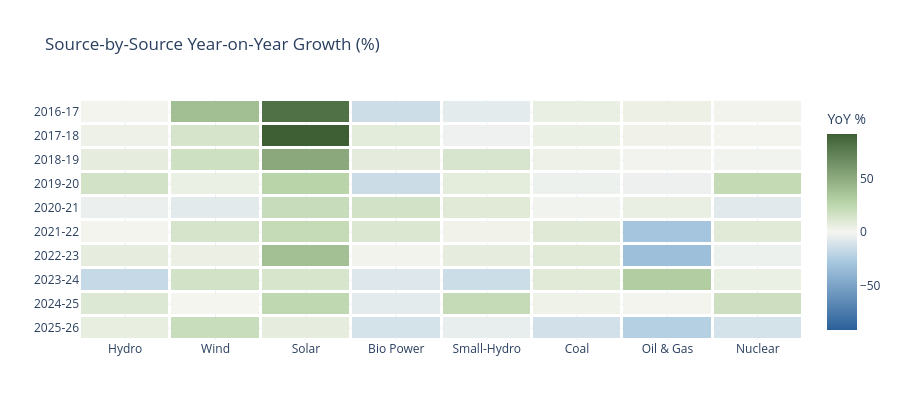

The notebook cell saved with this chart:
### Code cell
all_sources = ["Hydro","Wind","Solar","Bio Power","Small-Hydro","Coal","Oil & Gas","Nuclear"]
pivot = df_gen.set_index("Year")[all_sources]
heat  = (pivot.pct_change() * 100).iloc[1:].round(1)

fig_heat = go.Figure(data=go.Heatmap(
    z=heat.values,
    x=heat.columns.tolist(),
    y=heat.index.tolist(),
    colorscale=[
        [0.0,  "#2A6099"], [0.35, "#A8C8E0"],
        [0.5,  "#F5F5F0"], [0.65, "#B8D4A8"], [1.0,  "#3E5F34"]
    ],
    zmid=0,
    colorbar=dict(title=dict(text="YoY %")),
    hovertemplate="Source: %{x}<br>Year: %{y}<br>Growth: %{z:.1f}%<extra></extra>",
    xgap=3, ygap=3,
))
fig_heat.update_layout(
    title="Source-by-Source Year-on-Year Growth (%)",
    template="plotly_white", height=420,
    yaxis=dict(autorange="reversed")
)
fig_heat.show()

### Figure 1 — Plotly figure (JSON) as saved in the notebook; plotly's stock layout.template omitted (floating-point values rounded to 4 significant figures)
{"data": [{"colorbar": {"title": {"text": "YoY %"}}, "colorscale": [[0, "#2A6099"], [0.35, "#A8C8E0"], [0.5, "#F5F5F0"], [0.65, "#B8D4A8"], [1, "#3E5F34"]], "hovertemplate": "Source: %{x}<br>Year: %{y}<br>Growth: %{z:.1f}%<extra></extra>", "type": "heatmap", "x": ["Hydro", "Wind", "Solar", "Bio Power", "Small-Hydro", "Coal", "Oil & Gas", "Nuclear"], "xgap": 3, "y": ["2016-17", "2017-18", "2018-19", "2019-20", "2020-21", "2021-22", "2022-23", "2023-24", "2024-25", "2025-26"], "ygap": 3, "z": [[0.8, 39.4, 82.4, -14.8, -6.0, 5.3, 4.2, 1.3], [3.0, 14.6, 91.9, 8.1, -2.5, 4.5, 2.2, 1.1], [7.0, 17.6, 51.7, 7.3, 13.0, 3.6, -1.2, -1.3], [15.6, 4.3, 27.5, -15.2, 7.7, -2.7, -2.8, 22.7], [-3.6, -6.9, 20.6, 15.7, 9.5, -1.3, 5.1, -7.2], [0.9, 14.1, 21.7, 11.4, 1.9, 9.9, -29.3, 9.5], [6.9, 4.6, 38.8, 1.3, 6.8, 9.6, -33.3, -2.7], [-17.3, 16.1, 13.7, -8.4, -15.0, 9.5, 31.5, 4.5], [10.9, -0.0, 24.3, -6.2, 21.9, 2.9, 1.0, 18.2], [6.1, 20.2, 6.8, -11.8, -4.8, -12.7, -22.5, -11.7]], "zmid": 0}], "layout": {"height": 420, "title": {"text": "Source-by-Source Year-on-Year Growth (%)"}, "yaxis": {"autorange": "reversed"}}}
